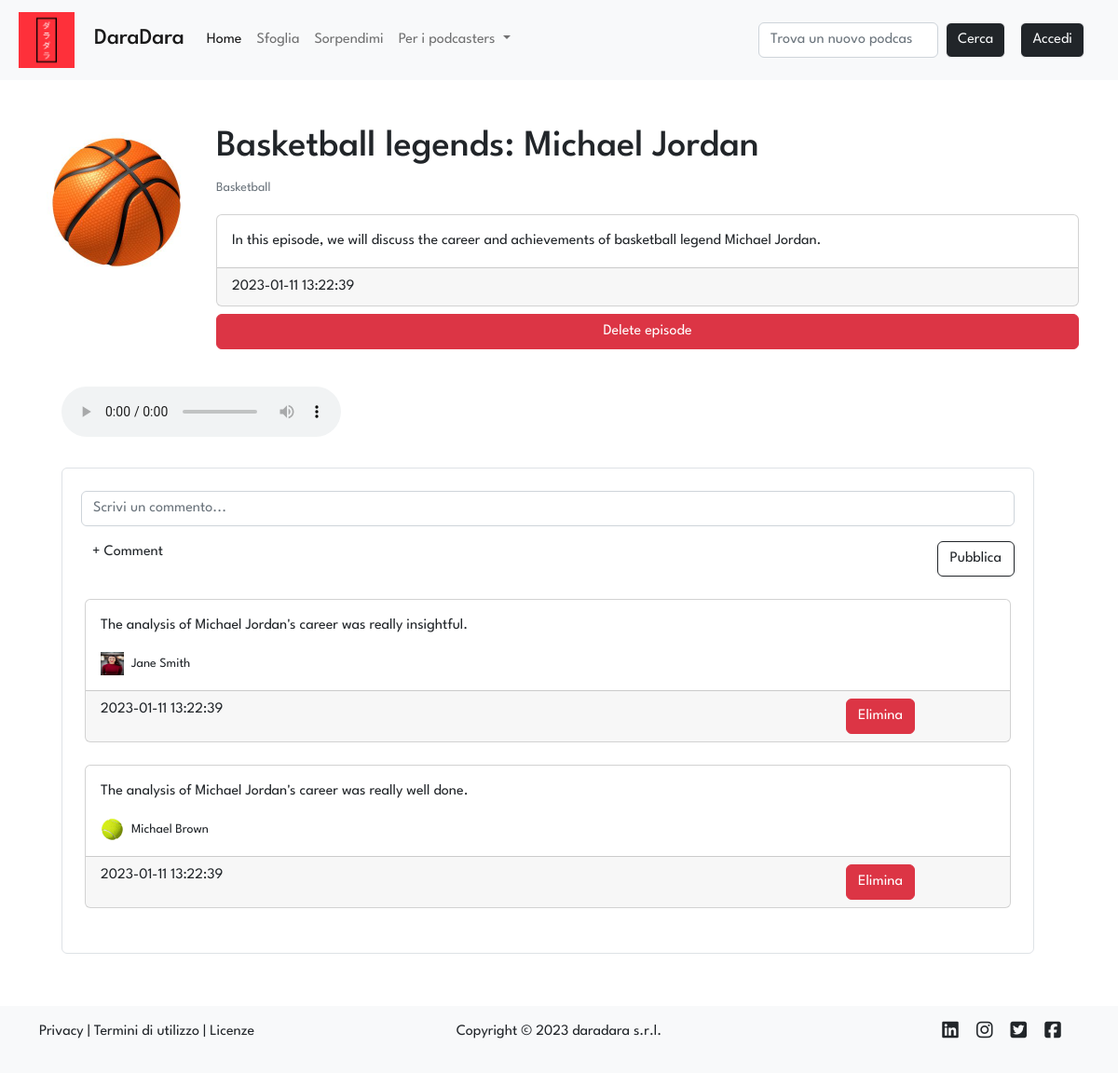
The page /podcast/2/episode/9 on the database its author committed.
### tables this page shows
CREATE TABLE "podcasts" (
	"id"	INTEGER NOT NULL UNIQUE,
	"title"	TEXT NOT NULL UNIQUE,
	"desc"	TEXT NOT NULL,
	"img"	TEXT NOT NULL,
	"id_user"	INTEGER NOT NULL,
	FOREIGN KEY("id_user") REFERENCES "users"("id"),
	PRIMARY KEY("id" AUTOINCREMENT)
);

CREATE TABLE "episodes" (
	"id"	INTEGER NOT NULL UNIQUE,
	"title"	TEXT NOT NULL UNIQUE,
	"description"	TEXT NOT NULL,
	"audio"	TEXT NOT NULL,
	"timestamp"	TEXT NOT NULL,
	"id_podcast"	INTEGER NOT NULL,
	FOREIGN KEY("id_podcast") REFERENCES "podcasts"("id"),
	PRIMARY KEY("id" AUTOINCREMENT)
);

CREATE TABLE "comments" (
	"id_user"	INTEGER NOT NULL,
	"id_ep"	INTEGER NOT NULL,
	"text"	TEXT NOT NULL,
	"timestamp"	TEXT NOT NULL,
	FOREIGN KEY("id_ep") REFERENCES "episodes"("id"),
	FOREIGN KEY("id_user") REFERENCES "users"("id"),
	PRIMARY KEY("id_user","id_ep","timestamp")
);

CREATE TABLE "users" (
	"id"	INTEGER NOT NULL UNIQUE,
	"email"	TEXT NOT NULL UNIQUE,
	"password"	TEXT NOT NULL,
	"name"	TEXT NOT NULL,
	"surname"	TEXT NOT NULL,
	"propic"	TEXT NOT NULL,
	PRIMARY KEY("id" AUTOINCREMENT)
);

### app.py (the view)
@app.route('/podcast/<int:id_pod>/episode/<int:id_ep>')
def episode(id_pod, id_ep):
    episode = dao.get_episode(id_ep)
    if episode and episode['id_podcast'] == id_pod:
        podcast = dao.get_podcast(id_pod)
        comments = dao.get_comments_extended(id_ep)
        return render_template('episode.html', id=id_ep, id_pod=id_pod, podcast=podcast, episode=episode, comments=comments)
    else:
        flash(message='Si è verificato un errore', category='danger')
        return redirect(url_for('index'))

### data/dao.py (called while the page is built)
def get_comments_extended(id_ep):
    conn, cursor = connect()
    comments = False
    try:
        sql = "SELECT comments.id_user, text, timestamp, name, surname, propic FROM comments, users WHERE comments.id_user = users.id AND id_ep = ?"
        cursor.execute(sql, (id_ep,))
        comments = cursor.fetchall()
    except Exception as e:
        print(e)
    close(conn, cursor)
    return comments

def get_episode(id):
    conn, cursor = connect()
    episode = False
    try:
        sql = 'SELECT * FROM episodes WHERE id = ?'
        cursor.execute(sql, (id,))
        episode = cursor.fetchone()
    except Exception as e:
        print(e)
    close(conn, cursor)
    return episode

def get_podcast(id):
    conn, cursor = connect()
    podcast = False
    try:
        sql = 'SELECT * FROM podcasts WHERE id = ?'
        cursor.execute(sql, (id,))
        podcast = cursor.fetchone()
    except Exception as e:
        print(e)
    close(conn, cursor)
    return podcast

def connect():
    conn = sqlite3.connect(PATH)
    conn.row_factory = sqlite3.Row
    cursor = conn.cursor()
    return conn, cursor

def close(conn, cursor):
    cursor.close()
    conn.close()

### templates/episode.html (shortened to what this page needs)
{% extends 'layout.html' %}
{% block stylesheets %} <link rel="stylesheet" href="{{url_for('static', filename='stylesheets/episode.css')}}"> {% endblock %}
{% block content %}
<div class="row">
    <div class="col-4 col-lg-2">
        <img src="{{url_for('static', filename='uploads/images/covers/{0}{1}'.format(id_pod, podcast.img))}}" alt="Immagine podcast" class="card-img p-1 p-lg-2 episode-img">
    </div>
    <div class="col">
        <div class="row d-flex justify-content-center align-items-center mb-3">
            <h1 class="">{{episode.title}}</h1>
            <a href="{{url_for('podcast', id=podcast.id)}}"><p class="card-text"><small class="text-muted">{{podcast.title}}</small></p></a>
        </div>
        <div class="card">
            <div class="card-body">
              <p class="card-text">{{episode.description}}</p>
            </div>
            <div class="card-footer">
                {{episode.timestamp}}
            </div>
        </div>
        <div class="row mx-2 mx-lg-0 my-2 d-flex justify-content-center align-content-center display-5">
            <button type="button" class="btn btn-danger" data-bs-toggle="modal" data-bs-target="#deleteEpisodeModal">
                Delete episode
            </button>
        </div>
    </div>
</div>
<div class="row mt-3 mx-lg-0 mx-2">
    <div id="player" class="col-md-7">
        <div class="card-body row g-2">
            <div class="text-light p-3">
                <audio controls>
                    <source src="audio-file.mp3" type="audio/mpeg">
                </audio>
            </div>
        </div>
    </div>
    <div class="row d-flex justify-content-center align-content-center my-2">
        <div class="row d-flex justify-content-center">
            <div class="">
              <div class="card shadow-0 border bg-ligth">
                <div class="card-body p-4">
                    <form class="form-outline mb-4 mx-2" action="{{ url_for('post_new_comment', id_ep=id, id_pod=id_pod) }}" method="POST">
                        <div class="row">
                            <input type="text" name="text" id="addANote" class="form-control" placeholder="Scrivi un commento..." />
                        </div>
                        <div class="row d-flex justify-content-between mt-3">
                            <label class="col-3 form-label" for="addANote">+ Comment</label>
                            <button type="submit" class="col-1 btn btn-outline-dark">Pubblica</button>
                        </div>
                    </form>
                    {% for comment in comments %}
                    <div class="card mb-4">
                        <div class="card-body">
                        <p>{{comment.text}}</p>
                        <div class="d-flex justify-content-between">
                            <div class="d-flex flex-row align-items-center">
                                <img src="{{url_for('static', filename='uploads/images/propics/{0}{1}'.format(comment.id_user, comment.propic))}}" alt="avatar" width="25"
                                    height="25"/>
                                <p class="small mb-0 ms-2">{{comment.name}} {{comment.surname}}</p>
                            </div>
                        </div>
                        </div>
                        <div class="card-footer d-flex justify-content-between">
                            <div class="col-2">
                                {{comment.timestamp}}
                            </div>
                            <form class="col-2" action="{{ url_for('post_delete_comment', id_pod=id_pod, id_ep=id) }}" method="POST">
                                <button type="submit" class="btn btn-danger">Elimina</button>
                            </form>
                        </div>
                    </div>
                    {% endfor %}
                </div>
              </div>
            </div>
          </div>
    </div>
</div>
{% endblock %}

### static/stylesheets/layout.css (style rules this page uses)
* { font-family: 'League Spartan', sans-serif; }
a { color: inherit; text-decoration: none; }

### static/stylesheets/episode.css (style rules this page uses)
.episode-img { max-height: 200px; max-width: 200px; }

### rows shown on the page
podcasts: img (picture), title "Basketball"
episodes: title "Basketball legends: Michael Jordan", description "In this episode, we will discuss the career and achievements of basketball legend Michael Jordan.", timestamp "2023-01-11 13:22:39"
comments: text "The analysis of Michael Jordan's career was really insightful.", id_user.propic (picture), name "Jane", surname "Smith", timestamp "2023-01-11 13:22:39"
comments: text "The analysis of Michael Jordan's career was really well done.", id_user.propic (picture), name "Michael", surname "Brown", timestamp "2023-01-11 13:22:39"
